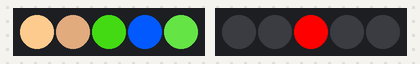
Bench run of a sketch on a simulated Arduino Uno, built with avr-gcc and run on an emulated ATmega328P. Parts: 2 × 5 RGB LEDs in strip order, left to right.

Above: at 0.01 s.
At 4.89 s:
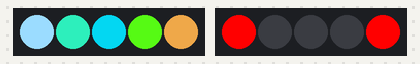
At 9.92 s:
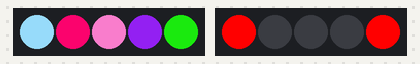
At 19.96 s:
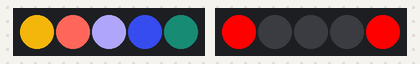
At 29.87 s:
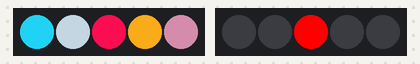
At 39.92 s:
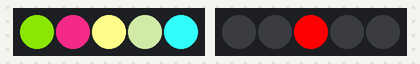
Timing chart, 0 to 40.0 s (numbered marks = the images above):
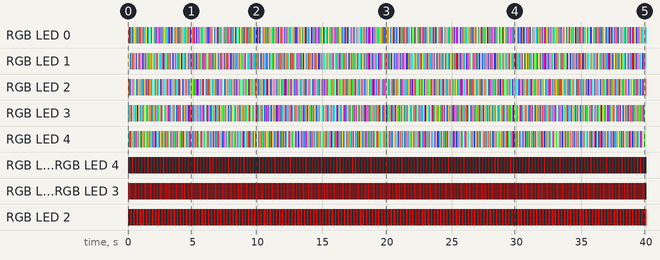

Measured:
- by itself, RGB LED 0, RGB LED 4: alternates RGB(255, 0, 0) for 0.05 s and off for 0.19 s
- by itself, RGB LED 1, RGB LED 3: alternates RGB(255, 0, 0) for 0.05 s and off for 0.05 s
- by itself, RGB LED 2: alternates RGB(255, 0, 0) for 0.10 s and off for 0.14 s

The sketch:

Liam_Drone_Neopixels.ino
```cpp
#include <Adafruit_NeoPixel.h>
#ifdef __AVR__
  #include <avr/power.h>
#endif


#define PIN            0
#define PIN1           1

#define NUMPIXELS 5

Adafruit_NeoPixel Rear = Adafruit_NeoPixel(NUMPIXELS, PIN1, NEO_GRB + NEO_KHZ800);
Adafruit_NeoPixel Front = Adafruit_NeoPixel(NUMPIXELS, PIN, NEO_GRB + NEO_KHZ800);

int pixels = 5;
int frames = 5;
int fps = 24; //For that "cinematic" feel
byte data[] = {0,0,0,0,0,0,255,0,0,0,0,0,0,0,0,0,0,0,255,0,0,0,0,0,255,0,0,0,0,0,255,0,0,0,0,0,0,0,0,0,0,0,255,0,0,0,0,0,255,0,0,0,0,0,255,0,0,0,0,0,0,0,0,0,0,0,255,0,0,0,0,0,0,0,0};
int Position;
void setup() {
  Front.begin();
  Rear.begin();
  Front.show();
  Rear.show();
}

int pos = 0, dir = 1; // Position, direction of "eye"
int pos1 = 0, dir1 = 1;
int cframe = 0;


 uint32_t green = Front.Color(0, 255, 0);
 uint32_t red = Front.Color(255, 0, 0);
 uint32_t blue = Front.Color(0, 0, 255);


void loop() {
  for (int i=0; i<NUMPIXELS; i++) {
        int cpixel = i % pixels;
        int index = cframe*pixels*3 + cpixel*3;
        Rear.setPixelColor(i,data[index],data[index+1],data[index+2]);
    }
    for(int i=0; i<NUMPIXELS; i++)
  {
    Position++;
    for(int i=0; i<NUMPIXELS; i++) {
      Front.setPixelColor(i,((-sin(i+Position)*127+128)/255)*red);
    }
    Front.show();
  }

    Rear.show();
    cframe ++;
    if (cframe >= frames) cframe = 0;
    delay(1000/fps);

}
```
